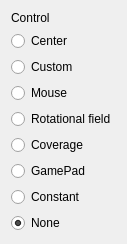
            <widget class="QWidget" name="layoutWidget_3">
                <property name="geometry">
                    <rect>
                        <x>300</x>
                        <y>5</y>
                        <width>97</width>
                        <height>181</height>
                    </rect>
                </property>
                <layout class="QVBoxLayout" name="verticalLayout_7">
                    <item>
                        <widget class="QLabel" name="lbControl">
                            <property name="text">
                                <string>Control</string>
                            </property>
                        </widget>
                    </item>
                    <item>
                        <widget class="QRadioButton" name="rbControlCenter">
                            <property name="text">
                                <string>Center</string>
                            </property>
                        </widget>
                    </item>
                    <item>
                        <widget class="QRadioButton" name="rbControlCustom">
                            <property name="text">
                                <string>Custom</string>
                            </property>
                        </widget>
                    </item>
                    <item>
                        <widget class="QRadioButton" name="rbControlMouse">
                            <property name="text">
                                <string>Mouse</string>
                            </property>
                            <property name="checked">
                                <bool>false</bool>
                            </property>
                        </widget>
                    </item>
                    <item>
                        <widget class="QRadioButton" name="rbControlRotation">
                            <property name="text">
                                <string>Rotational field</string>
                            </property>
                        </widget>
                    </item>
                    <item>
                        <widget class="QRadioButton" name="rbControlCoverage">
                            <property name="text">
                                <string>Coverage</string>
                            </property>
                        </widget>
                    </item>
                    <item>
                        <widget class="QRadioButton" name="rbControlGamePad">
                            <property name="text">
                                <string>GamePad</string>
                            </property>
                        </widget>
                    </item>
                    <item>
                        <widget class="QRadioButton" name="rbControlConstant">
                            <property name="text">
                                <string>Constant</string>
                            </property>
                            <property name="checked">
                                <bool>false</bool>
                            </property>
                        </widget>
                    </item>
                    <item>
                        <widget class="QRadioButton" name="rbControlNone">
                            <property name="text">
                                <string>None</string>
                            </property>
                            <property name="checked">
                                <bool>true</bool>
                            </property>
                        </widget>
                    </item>
                </layout>
            </widget>
